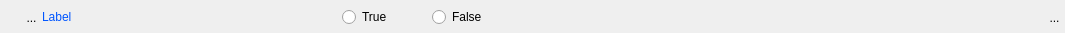
<?xml version="1.0" encoding="UTF-8"?>
<ui version="4.0">
 <class>WidgetSimpBool</class>
 <widget class="QWidget" name="WidgetSimpBool">
  <property name="geometry">
   <rect>
    <x>0</x>
    <y>0</y>
    <width>1065</width>
    <height>33</height>
   </rect>
  </property>
  <property name="sizePolicy">
   <sizepolicy hsizetype="Preferred" vsizetype="Preferred">
    <horstretch>0</horstretch>
    <verstretch>0</verstretch>
   </sizepolicy>
  </property>
  <property name="minimumSize">
   <size>
    <width>0</width>
    <height>0</height>
   </size>
  </property>
  <property name="maximumSize">
   <size>
    <width>1493</width>
    <height>85</height>
   </size>
  </property>
  <property name="windowTitle">
   <string>Form</string>
  </property>
  <layout class="QHBoxLayout" name="horizontalLayout_2">
   <property name="spacing">
    <number>0</number>
   </property>
   <property name="leftMargin">
    <number>0</number>
   </property>
   <property name="topMargin">
    <number>2</number>
   </property>
   <property name="rightMargin">
    <number>0</number>
   </property>
   <property name="bottomMargin">
    <number>0</number>
   </property>
   <item>
    <layout class="QHBoxLayout" name="horizontalLayout">
     <property name="spacing">
      <number>0</number>
     </property>
     <item>
      <spacer name="horizontalSpacer_3">
       <property name="orientation">
        <enum>Qt::Horizontal</enum>
       </property>
       <property name="sizeType">
        <enum>QSizePolicy::Fixed</enum>
       </property>
       <property name="sizeHint" stdset="0">
        <size>
         <width>21</width>
         <height>20</height>
        </size>
       </property>
      </spacer>
     </item>
     <item>
      <widget class="MonBoutonValide" name="RBValide">
       <property name="minimumSize">
        <size>
         <width>21</width>
         <height>25</height>
        </size>
       </property>
       <property name="maximumSize">
        <size>
         <width>21</width>
         <height>25</height>
        </size>
       </property>
       <property name="styleSheet">
        <string notr="true">border : 0px</string>
       </property>
       <property name="text">
        <string>...</string>
       </property>
       <property name="icon">
        <iconset>
         <normaloff>../../../../../../home/A96028/Install_EficasV1/ArbreEficas/Editeur/icons/ast-green-ball.png</normaloff>../../../../../../home/A96028/Install_EficasV1/ArbreEficas/Editeur/icons/ast-green-ball.png</iconset>
       </property>
       <property name="iconSize">
        <size>
         <width>25</width>
         <height>25</height>
        </size>
       </property>
      </widget>
     </item>
    </layout>
   </item>
   <item>
    <widget class="QLabel" name="label">
     <property name="sizePolicy">
      <sizepolicy hsizetype="MinimumExpanding" vsizetype="Preferred">
       <horstretch>0</horstretch>
       <verstretch>0</verstretch>
      </sizepolicy>
     </property>
     <property name="minimumSize">
      <size>
       <width>300</width>
       <height>25</height>
      </size>
     </property>
     <property name="maximumSize">
      <size>
       <width>178</width>
       <height>16777215</height>
      </size>
     </property>
     <property name="frameShape">
      <enum>QFrame::NoFrame</enum>
     </property>
     <property name="text">
      <string>&lt;html&gt;&lt;head/&gt;&lt;body&gt;&lt;p&gt;&lt;span style=&quot; color:#0055ff;&quot;&gt;Label&lt;/span&gt;&lt;/p&gt;&lt;/body&gt;&lt;/html&gt;</string>
     </property>
    </widget>
   </item>
   <item>
    <widget class="QRadioButton" name="RBTrue">
     <property name="text">
      <string>True</string>
     </property>
    </widget>
   </item>
   <item>
    <spacer name="horizontalSpacer_2">
     <property name="orientation">
      <enum>Qt::Horizontal</enum>
     </property>
     <property name="sizeType">
      <enum>QSizePolicy::Fixed</enum>
     </property>
     <property name="sizeHint" stdset="0">
      <size>
       <width>40</width>
       <height>20</height>
      </size>
     </property>
    </spacer>
   </item>
   <item>
    <widget class="QRadioButton" name="RBFalse">
     <property name="text">
      <string>False</string>
     </property>
    </widget>
   </item>
   <item>
    <spacer name="horizontalSpacer">
     <property name="orientation">
      <enum>Qt::Horizontal</enum>
     </property>
     <property name="sizeHint" stdset="0">
      <size>
       <width>50</width>
       <height>20</height>
      </size>
     </property>
    </spacer>
   </item>
   <item>
    <widget class="QToolButton" name="RBPoubelle">
     <property name="sizePolicy">
      <sizepolicy hsizetype="Fixed" vsizetype="Fixed">
       <horstretch>0</horstretch>
       <verstretch>0</verstretch>
      </sizepolicy>
     </property>
     <property name="minimumSize">
      <size>
       <width>21</width>
       <height>25</height>
      </size>
     </property>
     <property name="maximumSize">
      <size>
       <width>21</width>
       <height>25</height>
      </size>
     </property>
     <property name="styleSheet">
      <string notr="true">border : 0px</string>
     </property>
     <property name="text">
      <string>...</string>
     </property>
     <property name="icon">
      <iconset>
       <normaloff>../../../../../../home/A96028/Install_EficasV1/ArbreEficas/Editeur/icons/deleteRond.png</normaloff>../../../../../../home/A96028/Install_EficasV1/ArbreEficas/Editeur/icons/deleteRond.png</iconset>
     </property>
     <property name="iconSize">
      <size>
       <width>25</width>
       <height>25</height>
      </size>
     </property>
    </widget>
   </item>
  </layout>
 </widget>
 <customwidgets>
  <customwidget>
   <class>MonBoutonValide</class>
   <extends>QToolButton</extends>
   <header>monBoutonValide.h</header>
  </customwidget>
 </customwidgets>
 <resources/>
 <connections/>
</ui>
